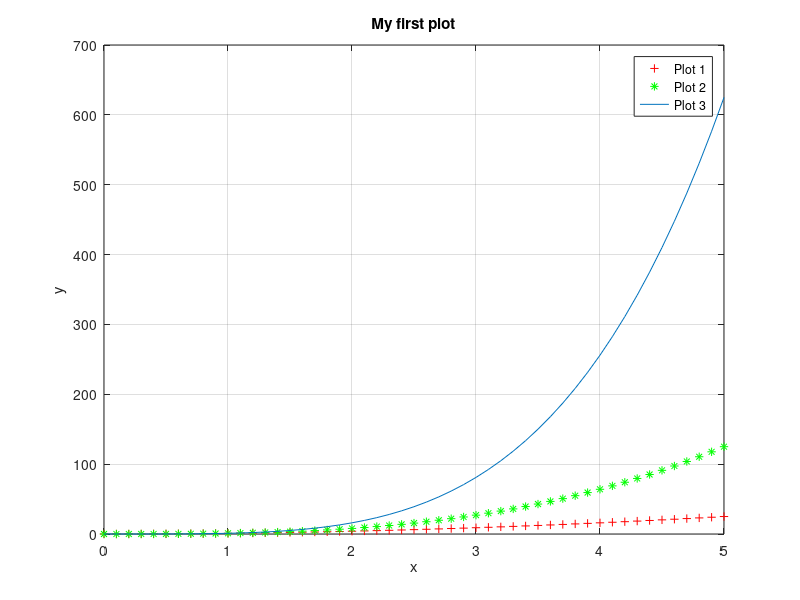

Source code (MATLAB):
clear all
close all
clc

counter = 0;

for i = 1:5
    counter = counter + 1
    disp(counter)
end

while counter >= 5
    counter = counter-1;
    disp(counter)
end

% Plotting

x = 0:0.1:5;
y = x.^2;

plot(x,y,'r+')
title('My first plot')

xlabel('x')
ylabel('y')

grid on

hold

y2 = x.^3
y3 = x.^4

plot(x, y2, 'g*')
plot(x, y3)
hold off
legend('Plot 1','Plot 2', 'Plot 3')
